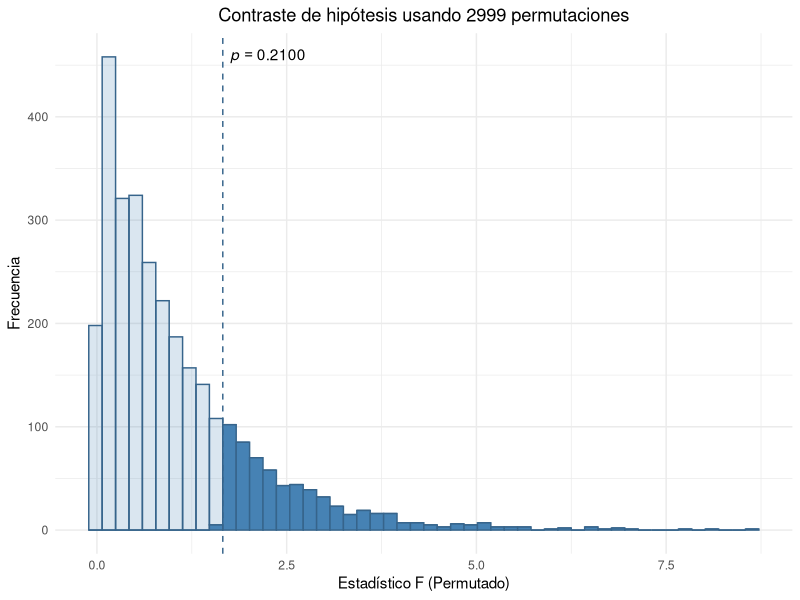

The R script that drew this image:
# Carga de librerías
library(MASS)
library(dplyr)
library(ggplot2)

# Fijamos la semilla que pide el enunciado
set.seed(11)

# Obtención de 25 observaciones de cada raza
datos <- birthwt |> select(race, age) |> group_by(race) |> slice_sample(n = 25)
datos$race <- as.factor(datos$race)

# Calculamos el ANOVA original y extraemos su valor F
anova_obs <- aov(age ~ race, data = datos)
f_observado <- summary(anova_obs)[[1]][["F value"]][1]

# Definimos el número de permutaciones
B <- 2999
f_permutados <- numeric(B) # Vector vacío para guardar los resultados

# Bucle de permutación
for(i in 1:B){
  # Permutamos aleatoriamente la columna 'age'
  age_simulado <- sample(datos$age)
  
  # Calculamos el ANOVA con la variable permutada
  anova_sim <- aov(age_simulado ~ race, data = datos)
  
  # Guardamos el valor F simulado
  f_permutados[i] <- summary(anova_sim)[[1]][["F value"]][1]
}

# Se calcula la proporción de veces que el F simulado superó o igualó al F real.
# Sumamos el caso observado tanto al numerador como al denominador (buenas prácticas).
p_valor <- sum(c(f_permutados, f_observado) >= f_observado) / (B + 1)


# 1. Preparar los datos para ggplot
# Convertimos el vector de permutaciones a un data.frame y asignamos los valores
dist_perm <- data.frame(F = f_permutados)
F_obs <- f_observado 
R <- B # Usamos la variable B (10000) de nuestro bucle anterior

# 2. Generar el título y la etiqueta del valor p
titulo <- sprintf("Contraste de hipótesis usando %d permutaciones", R)

# Simplificamos la creación de la nota sin usar el paquete 'glue'
nota <- if_else(p_valor < 0.05, 
               "italic(p) < '0.001'", 
               sprintf("italic(p) == '%.4f'", p_valor))

# 3. Construir el gráfico (usando la lógica exacta de tu imagen)
dist_perm_pl <- dist_perm |>
  mutate(extremo = factor(if_else(F >= F_obs, 1, 0))) |> 
  ggplot(aes(x = F)) +
  geom_histogram(aes(alpha = extremo), 
                 boundary = F_obs,
                 bins = 50, # Usamos 50 barras en lugar de la función nclass.scott
                 color = "steelblue4", fill = "steelblue") +
  labs(title = titulo, x = "Estadístico F (Permutado)", y = "Frecuencia") +
  geom_vline(xintercept = F_obs, colour = "steelblue4", linetype = "dashed") +
  # Ajusté el hjust para que el texto del valor p no pise la línea
  annotate("text", x = F_obs, y = Inf, hjust = -0.1, vjust = 2, 
           label = nota, parse = TRUE) +
  scale_alpha_manual(values = c("0" = 0.2, "1" = 1), guide = "none") +
  theme_minimal() + # Usamos un tema nativo de ggplot2 para no depender de ggpubr
  theme(plot.title = element_text(hjust = 0.5))

# 4. Imprimir el gráfico
print(dist_perm_pl)
